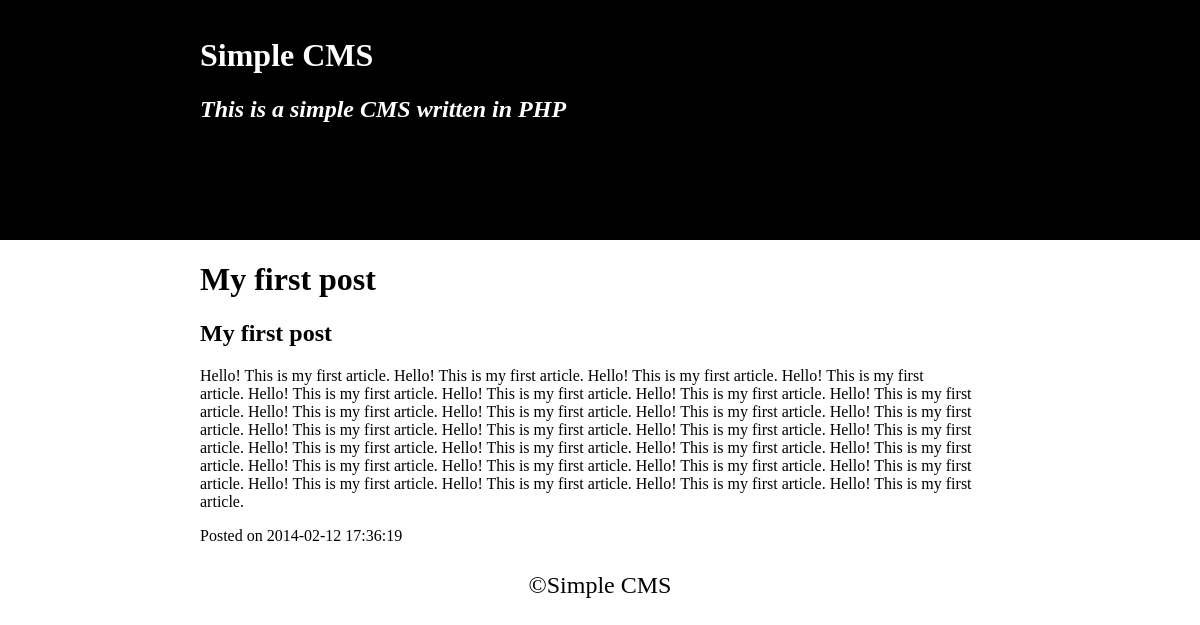
The app's page /?article=4 with its own data.
### tables this page shows
CREATE TABLE IF NOT EXISTS `config` (
  `id` int(11) NOT NULL AUTO_INCREMENT,
  `name` varchar(50) NOT NULL,
  `value` varchar(150) NOT NULL,
  PRIMARY KEY (`id`),
  UNIQUE KEY `name` (`name`)
);

CREATE TABLE IF NOT EXISTS `article` (
  `id` int(11) NOT NULL AUTO_INCREMENT,
  `title` varchar(50) NOT NULL,
  `content` text NOT NULL,
  `post_date` datetime NOT NULL,
  PRIMARY KEY (`id`)
);

### classes/site.php (the view)
<?php
    class Site{
        public static function title(){
            global $mysqli;
            $query = "SELECT value FROM config WHERE name='title'";
            $result = $mysqli->query($query);
            $title = $result->fetch_object();
            echo $title->value;
            return true;
        }
        public static function description(){
            global $mysqli;
            $query = "SELECT value FROM config WHERE name='description'";
            $result = $mysqli->query($query);
            $description = $result->fetch_object();
            echo $description->value;
            return true;
        }
    }
?>

### classes/article.php (shortened to what this page needs)
<?php
	class Article{
		public static function article_view(){
			if(isset($_GET['article'])){
				global $mysqli;
				$id = $_GET['article'];
				$query = "SELECT * FROM article WHERE id='".$id."'";
				$result = $mysqli->query($query);
				$row = $result->fetch_object();
				echo '<h1 class="article-view-title">' . $row->title . '</h1>';
				echo '<article class="article-content">' . $row->content . '</article>';
				echo '<time class="article-posted-date" datetime="'.$row->post_date.'">Posted on ' . $row->post_date . '</time>';
			}
		}
	}

### css/main.css (style rules this page uses)
body { margin: 0; }

### records on screen
config: value "Simple CMS Simple CMS"
config: value "This is a simple CMS written in PHP"
article: title "My first post", content "My first post Hello! This is my first article. Hello! This is my first article. Hello! This is my first article. Hello! This is my first article. Hello! This is my first article. Hello! This is my first article. Hello! This is my first article. Hello! This is my first article. Hello! This is my first article. Hello! This is my first article. Hello! This is my first article. Hello! This is my first article. Hello! This is my first article. Hello! This is my first article. Hello! This is my first article. Hello! This is my first article. Hello! This is my first article. Hello! This is my first article. Hello! This is my first article. Hello! This is my first article. Hello! This is my first…", post_date "2014-02-12 17:36:19"
